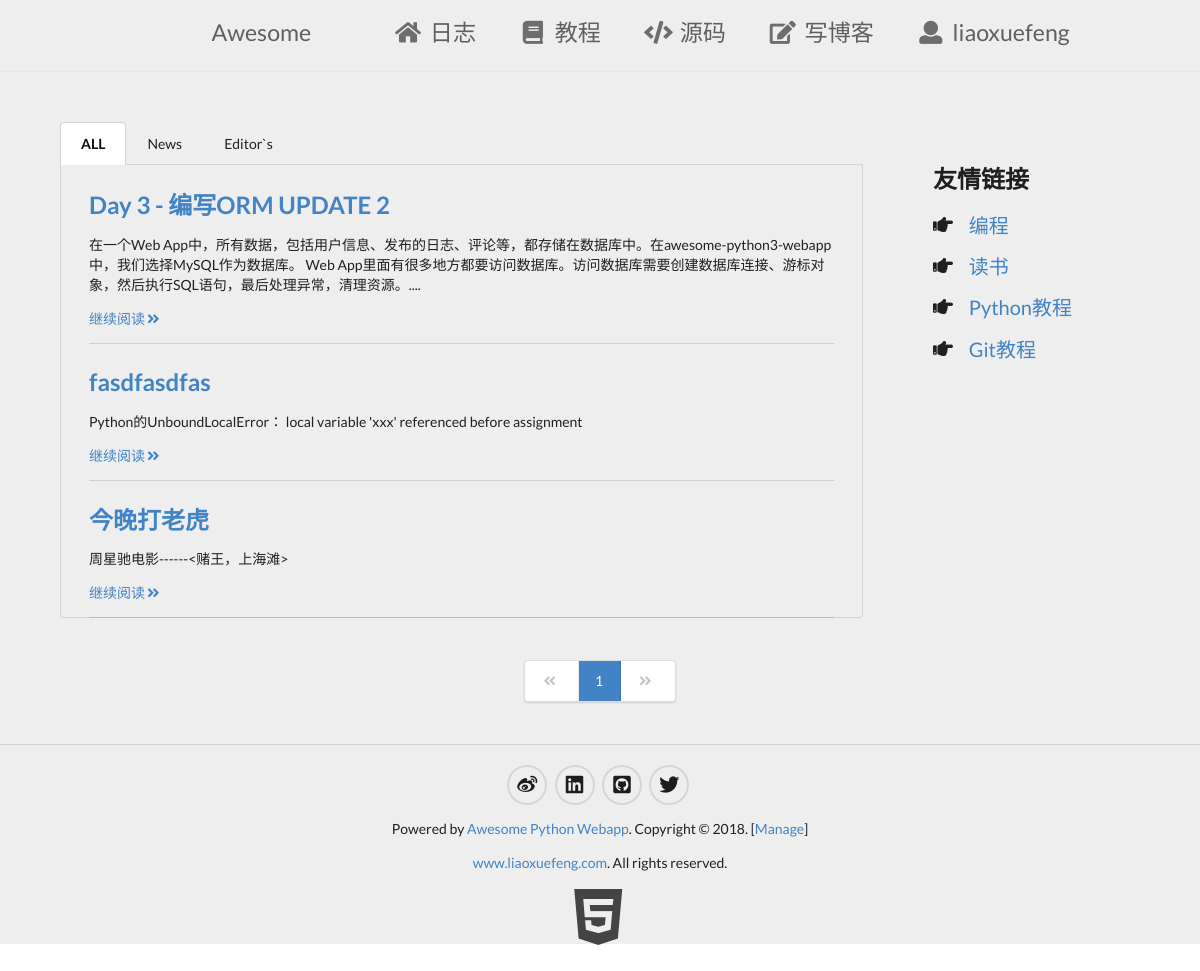
Page /blogs/ (signed in) on the committed database.
### firstapp/models.py (models this page shows)
class Blog(models.Model):
    user_name = models.ForeignKey(to = User, related_name = "under_blog",on_delete=models.CASCADE, null = True, blank = True )
    name = models.CharField(null = True, blank=True, max_length = 50 )
    summary = models.TextField(null =True)
    content = models.TextField(null =True)
    news_choice = models.NullBooleanField()
    editors_choice = models.NullBooleanField()
    def __str__(self):
        return self.name

### firstapp/coreweb.py (called while the page is built)
	def __call__(self, *args, **kw):
		print("ResponseHandler====================>args:",args)
		print("ResponseHandler====================>kw:",kw)
		try:
			r =  self._func(*args, **kw)
			return r
		except :
			raise

### firstapp/templatetags/summary_wordcount.py (called while the page is built)
@register.filter(name="slice_words")
def slice_words(summary,limit):
	limit = eval(limit)
	return summary if len(summary) < limit else summary[:limit+1]+"...."

### firstapp/views.py (called while the page is built)
def path_to_session(func):
	def wrapper(*args,**kw):
		if args[0].session.get("url"):
			print(args[0].session["url"])
			del args[0].session["url"]
		args[0].session["url"] = args[0].path
		print(args[0].session["url"])
		print(args[0].path)
		return func(*args,**kw)
	return wrapper

@path_to_session
def blogs(request, cate = None):
	if cate =="editors":
		blogs = Blog.objects.filter(editors_choice = True)
		blogs_count = len(blogs)
	elif cate == "news":
		blogs = Blog.objects.filter(news_choice = True)
		blogs_count = len(blogs)
	else:
		blogs_count = Blog.objects.count()
	context = {}
	page_index = int(request.GET.get("page",1))
	print(page_index)
	page = Pager(blogs_count,page_index)
	if cate =="editors":
		blogs = blogs[page.offset:page.limit]
	elif cate == "news":
		blogs = blogs[page.offset:page.limit]
	else:
		blogs = Blog.objects.all()[page.offset:page.limit]
	print("blogs===================>",blogs)
	context["blogs"] = blogs
	context["page"] = page
	return render(request, "blogs.html", context)

### firstapp/templates/blogs.html (shortened to what this page needs)
{% extends '__base__.html' %}
{% load summary_wordcount %}
{% load pagetag %}
{% load staticfiles %}
{% block beforehead %}
<link rel="stylesheet" type="text/css" href="{% static 'css/content.css' %}" charset="utf-8">
{% endblock %}
{% block blog %}
    <div class="ui top attached tabular  menu">
        {%  if 'editors' in request.path %}
            <a href="{% url 'blogs' %}" class="item">ALL</a>
            <a href="{% url 'blogs' %}news" class="item">News</a>
            <a href="{% url 'blogs' %}editors" class="active item">Editor`s</a>
        {%  elif 'news' in request.path %}
            <a href="{% url 'blogs' %}" class="item">ALL</a>
            <a href="{% url 'blogs' %}news" class="active item">News</a>
            <a href="{% url 'blogs' %}editors" class="item">Editor`s</a>
        {%  else %}
            <a href="{% url 'blogs' %}" class="active item">ALL</a>
            <a href="{% url 'blogs' %}news" class="item">News</a>
            <a href="{% url 'blogs' %}editors" class="item">Editor`s</a>
        {% endif %}
    </div>
    <div class="ui basic bottom attached  segment">
        {% for blog in blogs %}
            <div class="ui basic segment blogs">
                <h2 class="ui header title"><a href="{% url 'blog' blog.name %}">{{blog.name}}</a></h2>
                <p class="blog_summary">{{blog.summary|slice_words:"150"}}</p>
                <p><a href="{% url 'blog' blog.name %}">继续阅读<i class="angle double right icon"></i></a></p>
                <div class="ui divider"></div>
            </div>
        {% endfor %}
    </div>
{% endblock %}
{% block pager %}
	<div class="ui center aligned very padded vertical segment container ">
		<div class="ui pagination white  menu">
			{% if page.has_prevoius %}
				<a href="?page={{ page.prev_page }}" class="item">
					<i class="angle blue double left icon"></i>
				</a>
			{% else %}
				<div href="?page={{ page.start_index }}" class="disabled item">
					<i class="angle double left icon"></i>
				</div>
			{% endif %}
			{% for pg in page.page_range %}
				{% circle_page page pg %}
			{% endfor %}
			{% if page.has_next %}
				<a href="?page={{ page.next_page }}" class="item">
					<i class="angle blue double right icon"></i>
				</a>
			{% else %}
				<div  class="disabled item">
					<i class="angle double right icon"></i>
				</div>
			{% endif %}
		</div>
	</div>
{% endblock %}

### firstapp/static/css/footer.css (style rules this page uses)
body,html { margin: 0; padding: 0; height:100%; }

### firstapp/static/css/content.css (style rules this page uses)
#current_page { color: white; background: #4183c4; }
.ui.basic.bottom.attached.segment { padding-bottom: 0px; }
.ui.basic.segment.blogs { padding-bottom: 0PX; margin-bottom: 0PX; }
.ui.basic.segment.blogs > .ui.divider { margin-bottom: -2px; }

### rows in the picture
Blog: name "Day 3 - 编写ORM UPDATE 2", summary "在一个Web App中，所有数据，包括用户信息、发布的日志、评论等，都存储在数据库中。在awesome-python3-webapp中，我们选择MySQL作为数据库。 Web App里面有很多地方都要访问数据库。访问数据库需要创建数据库连接、游标对象，然后执行SQL语句，最后处理异常，清理资源。...."
Blog: name "fasdfasdfas", summary "Python的UnboundLocalError： local variable 'xxx' referenced before assignment"
Blog: name "今晚打老虎", summary "周星驰电影------<赌王，上海滩>"

### other values in the picture
{{ request.session.user }} "liaoxuefeng"
